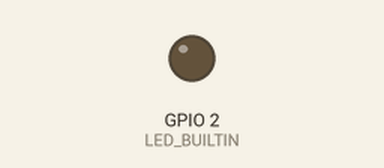
The sketch below on a simulated ESP32. On the bench: output pins drawn as LEDs (lit = HIGH).

Above: at 0.15 s.
At 19.98 s:
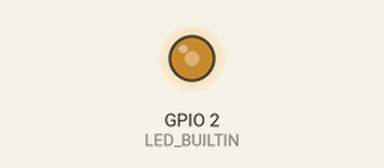
At 39.81 s:
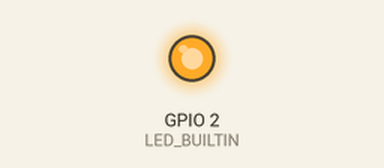
Timing chart, 0 to 40.0 s (numbered marks = the images above):
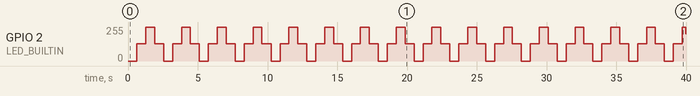

Measured:
- by itself, GPIO 2 (LED_BUILTIN): 0/255 → 128/255 at 0.64 s, → 255/255 0.64 s later, → 128/255 0.64 s later, → 0/255 0.65 s later, … (63 changes in this stretch)

The sketch:

ESP32_PWM.ino
```cpp
int frequency = 10000; // ON OFF timing of cycle
int ledchannel = 0;   // Choose one of the 16 channels available
int resolution = 8;  // we can choose upto 16 bit resolution

//for second pwm pin
//  int frequency1 = 10
//  int ledchannel1 = 1;
//  int resolution1 = 8;

void setup() {

  ledcSetup(ledchannel, frequency, resolution); // setup part for PWM
 // ledcSetup(ledchannel1, frequency1, resolution1);
  ledcAttachPin(LED_BUILTIN, ledchannel); // attaching channel to LED pin
 // ledcAttachPin(4, ledchannel1);
  // put your setup code here, to run once:

}

void loop() {

  //as it is 8 bit the values will goto 255 (2^8 - 1)
  for (int i = 0; i <= 255; i++) // Increasing Brightness
  {
    ledcWrite(ledchannel, i);

    delay(5);
  }

  for (int i = 255; i >= 0; i--) // Decreasing Brightness
  {
    ledcWrite(ledchannel, i);

    delay(5);
  }
/*
  for (int j = 0; j <= 255; j++) // Increasing Brightness
  {
    ledcWrite(ledchannel1, j);
    delay(5);
    // put your main code here, to run repeatedly:
  }
  for (int j = 255; j >= 0; j--) // Decreasing Brightness
  {
    ledcWrite(ledchannel1, j);
    delay(5);
    // put your main code here, to run repeatedly:
  }
*/

}
```
